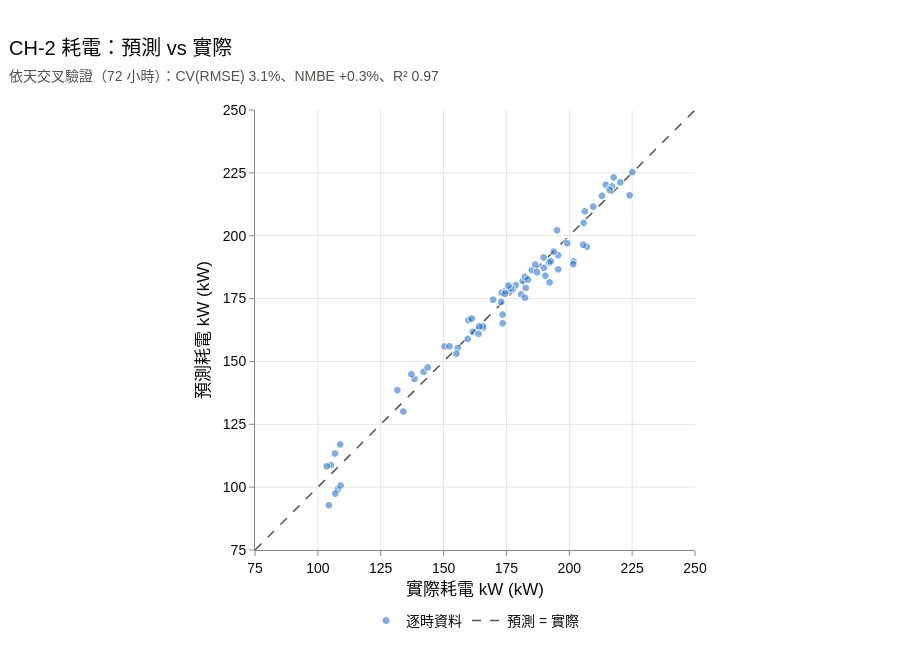

The notebook cell saved with this chart:
### Code cell
# 預測 vs 實際：X、Y 軸同範圍，取整到 25 kW
TICK = 25
axis_values = model_data[["kW", "kW_CV"]]
axis_low = np.floor(axis_values.min().min() / TICK) * TICK
axis_high = np.ceil(axis_values.max().max() / TICK) * TICK

fig = go.Figure()
fig.add_trace(
    go.Scattergl(
        x=model_data["kW"],
        y=model_data["kW_CV"],
        mode="markers",
        name="逐時資料",
        marker=dict(
            size=8,
            color="#2a78d6",
            opacity=0.6,
            line=dict(width=1, color="white"),
        ),
        text=model_data.index.strftime("%m/%d %H:%M"),
        hovertemplate=(
            "%{text}<br>實際: %{x:.0f} kW<br>預測: %{y:.0f} kW<extra></extra>"
        ),
    )
)
fig.add_trace(
    go.Scatter(
        x=[axis_low, axis_high],
        y=[axis_low, axis_high],
        mode="lines",
        name="預測 = 實際",
        line=dict(color=REF_COLOR, width=1.5, dash="dash"),
    )
)
# 繪圖區縮成正方形，座標範圍不變
square_axis = dict(
    range=[axis_low, axis_high],
    tick0=axis_low,
    dtick=TICK,
    constrain="domain",
)
fig.update_xaxes(title_text="實際耗電 kW (kW)", **square_axis)
fig.update_yaxes(
    title_text="預測耗電 kW (kW)",
    scaleanchor="x",
    scaleratio=1,
    **square_axis,
)
metric = trainer.metric
show(
    fig,
    "CH-2 耗電：預測 vs 實際",
    f"依天交叉驗證（{len(model_data)} 小時）：CV(RMSE) {metric['CV(RMSE) %']:.1f}%、"
    f"NMBE {metric['NMBE %']:+.1f}%、R² {metric['R²']:.2f}",
    height=650,
)

### Figure 1 — Plotly figure (JSON) as saved in the notebook; plotly's stock layout.template omitted (floating-point values rounded to 4 significant figures)
{"data": [{"hovertemplate": "%{text}<br>實際: %{x:.0f} kW<br>預測: %{y:.0f} kW<extra></extra>", "marker": {"color": "#2a78d6", "line": {"color": "white", "width": 1}, "opacity": 0.6, "size": 8}, "mode": "markers", "name": "逐時資料", "text": ["09/17 16:00", "09/18 16:00", "09/21 16:00", "09/22 09:00", "09/22 10:00", "09/22 11:00", "09/22 12:00", "09/22 13:00", "09/22 14:00", "09/22 15:00", "09/22 16:00", "09/23 09:00", "09/23 10:00", "09/23 11:00", "09/23 12:00", "09/23 13:00", "09/23 14:00", "09/23 15:00", "09/23 16:00", "09/24 09:00", "09/24 12:00", "09/24 16:00", "09/29 09:00", "09/29 10:00", "09/29 11:00", "09/29 12:00", "09/29 13:00", "09/29 14:00", "09/29 15:00", "09/30 11:00", "09/30 12:00", "09/30 13:00", "09/30 14:00", "09/30 15:00", "10/01 09:00", "10/01 10:00", "10/01 11:00", "10/01 12:00", "10/01 13:00", "10/01 14:00", "10/01 15:00", "10/02 09:00", "10/02 10:00", "10/02 11:00", "10/02 12:00", "10/02 13:00", "10/02 15:00", "10/02 16:00", "10/05 09:00", "10/05 10:00", "10/05 11:00", "10/05 12:00", "10/05 15:00", "10/05 16:00", "10/06 10:00", "10/06 11:00", "10/06 12:00", "10/06 13:00", "10/08 12:00", "10/08 13:00", "10/08 14:00", "10/08 15:00", "10/12 09:00", "10/12 10:00", "10/12 11:00", "10/12 12:00", "10/12 13:00", "10/12 14:00", "10/12 15:00", "10/12 16:00", "10/13 09:00", "10/13 10:00"], "type": "scattergl", "x": [195.6, 206.2, 205.7, 181.5, 159.9, 173.1, 185.1, 191.9, 186.5, 174.7, 150.4, 182.7, 195.6, 172.9, 182.4, 214.5, 217.0, 213.0, 199.2, 190.5, 220.3, 189.8, 183.5, 165.8, 173.5, 192.2, 201.7, 207.0, 224.0, 152.3, 165.5, 164.2, 180.8, 216.1, 169.7, 178.7, 175.9, 176.9, 174.4, 175.8, 195.1, 155.6, 161.6, 159.6, 163.9, 209.5, 225.1, 205.5, 193.9, 189.9, 187.2, 161.2, 217.7, 192.6, 108.9, 106.8, 105.2, 103.5, 104.4, 107.9, 109.0, 106.9, 138.4, 142.0, 143.7, 155.1, 182.4, 201.5, 173.5, 134.0, 131.6, 137.2], "y": [186.8, 209.8, 205.3, 182.1, 166.5, 177.4, 186.4, 189.3, 188.7, 178.3, 156.1, 179.4, 192.4, 173.8, 183.8, 220.4, 219.8, 216.1, 197.1, 184.2, 221.4, 191.5, 182.6, 163.4, 168.7, 181.6, 189.9, 195.7, 216.2, 156.1, 164.1, 164.0, 176.8, 218.4, 174.7, 180.4, 178.0, 179.1, 177.0, 180.3, 202.3, 155.4, 161.9, 159.0, 161.1, 211.7, 225.5, 196.6, 193.8, 187.4, 185.6, 167.2, 223.4, 189.9, 117.0, 113.4, 108.8, 108.3, 92.83, 99.13, 100.7, 97.44, 143.1, 146.0, 147.7, 153.2, 175.4, 188.8, 165.3, 130.1, 138.7, 145.0]}, {"line": {"color": "#52514e", "dash": "dash", "width": 1.5}, "mode": "lines", "name": "預測 = 實際", "type": "scatter", "x": [75.0, 250.0], "y": [75.0, 250.0]}], "layout": {"height": 650, "legend": {"orientation": "h", "x": 0.5, "xanchor": "center", "y": 0.02, "yanchor": "bottom", "yref": "container"}, "margin": {"b": 100}, "title": {"subtitle": {"text": "依天交叉驗證（72 小時）：CV(RMSE) 3.1%、NMBE +0.3%、R² 0.97"}, "text": "CH-2 耗電：預測 vs 實際"}, "xaxis": {"constrain": "domain", "dtick": 25, "range": [75.0, 250.0], "tick0": 75.0, "title": {"text": "實際耗電 kW (kW)"}}, "yaxis": {"constrain": "domain", "dtick": 25, "range": [75.0, 250.0], "scaleanchor": "x", "scaleratio": 1, "tick0": 75.0, "title": {"text": "預測耗電 kW (kW)"}}}}
